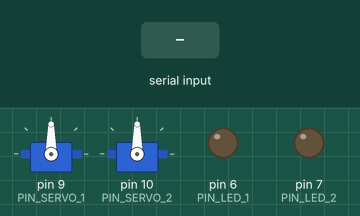
Bench run of a sketch on a simulated Arduino Uno, built with avr-gcc and run on an emulated ATmega328P. On the bench: 2 × servo, output pins drawn as LEDs (lit = HIGH). The test bench sets the inputs (shaded band).

Above: at 1.2 s.
1.3 s: "STOP,150\n" received over Serial
At 2.5 s:
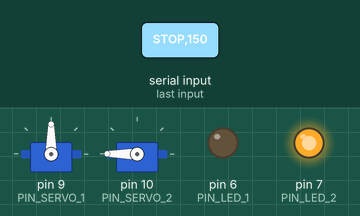
2.8 s: "90,45\n" received over Serial
At 3.7 s:
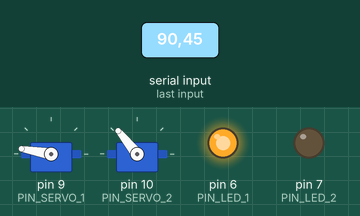
4.3 s: "30,150\n" received over Serial
At 4.9 s:
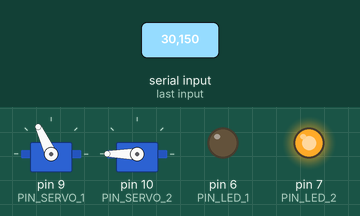
5.8 s: "1,90\n" received over Serial
At 7.0 s:
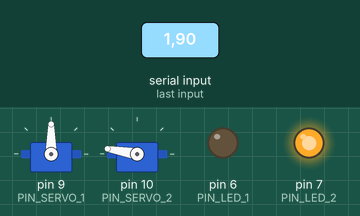
7.3 s: "STOP,1\n" received over Serial
At 8.4 s:
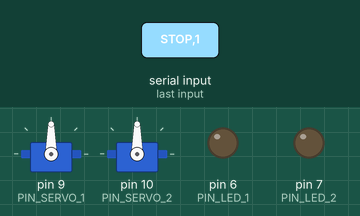
8.8 s: "1,90,45\n" received over Serial
At 9.6 s:
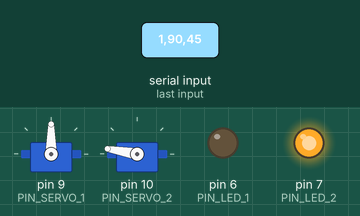
Timing chart, 0 to 11.3 s (numbered marks = the images above; inputs shaded):
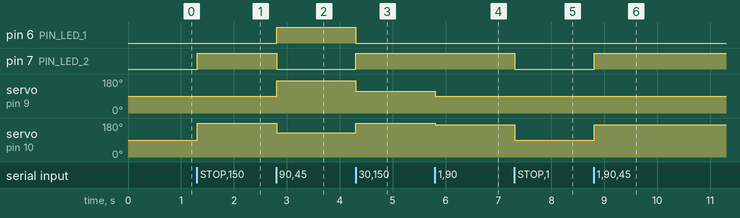

Measured:
- after the input at 1.3 s, pin 7 (PIN_LED_2): LOW → HIGH at once; servo on pin 10 (PIN_SERVO_2): 90° → 180° at once
- after the input at 2.8 s, pin 6 (PIN_LED_1): LOW → HIGH at once; pin 7 (PIN_LED_2): HIGH → LOW at once; servo on pin 9 (PIN_SERVO_1): 90° → 170° at once; servo on pin 10 (PIN_SERVO_2): 180° → 129° at once
- after the input at 4.3 s, pin 6 (PIN_LED_1): HIGH → LOW at once; pin 7 (PIN_LED_2): LOW → HIGH at once; servo on pin 9 (PIN_SERVO_1): 170° → 115° at once; servo on pin 10 (PIN_SERVO_2): 129° → 180° at once
- after the input at 5.8 s, servo on pin 9 (PIN_SERVO_1): 115° → 90° at once; servo on pin 10 (PIN_SERVO_2): 180° → 170° at once
- after the input at 7.3 s, pin 7 (PIN_LED_2): HIGH → LOW at once; servo on pin 10 (PIN_SERVO_2): 170° → 90° at once
- after the input at 8.8 s, pin 7 (PIN_LED_2): LOW → HIGH at once; servo on pin 10 (PIN_SERVO_2): 90° → 170° at once

The sketch:

arduino_carrera_dual.ino
```cpp
// Código de Arduino para la Carrera Dual de Descarbonización (2 Servomotores)
// Autor: Grupo 27 - Visualización de Información

#include <Servo.h>

// Definición de pines PWM recomendados en Arduino Uno / Nano:
// Pin 9  -> Servo 1 (País 1 - Ranura Izquierda)
// Pin 10 -> Servo 2 (País 2 - Ranura Derecha)
const int PIN_SERVO_1 = 9;
const int PIN_SERVO_2 = 10;

// Pines para LEDs indicadores opcionales
const int PIN_LED_1 = 6;
const int PIN_LED_2 = 7;

Servo servoPais1;
Servo servoPais2;

// Calibración de Servos de Rotación Continua (MG90S 360°)
// 90 = Parado
// 95 a 180 = Giro horario proporcional a la velocidad
const int PUNTO_PARADA = 90;
const int VEL_MIN = 93;   // Velocidad mínima apenas se detecta energía limpia
const int VEL_MAX = 180;  // Velocidad máxima (100% renovable)

void setup() {
  Serial.begin(9600);

  servoPais1.attach(PIN_SERVO_1);
  servoPais2.attach(PIN_SERVO_2);

  pinMode(PIN_LED_1, OUTPUT);
  pinMode(PIN_LED_2, OUTPUT);

  // Iniciar ambos detenidos
  pararServos();
}

void loop() {
  if (Serial.available() > 0) {
    String comando = Serial.readStringUntil('\n');
    comando.trim();

    if (comando == "STOP") {
      pararServos();
    } else {
      // El formato recibido es "V1,V2" (ejemplo: "65,30")
      int comaIndex = comando.indexOf(',');
      if (comaIndex > 0) {
        int pctLimpia1 = comando.substring(0, comaIndex).toInt();
        int pctLimpia2 = comando.substring(comaIndex + 1).toInt();

        controlarServo(servoPais1, PIN_LED_1, pctLimpia1);
        controlarServo(servoPais2, PIN_LED_2, pctLimpia2);
      }
    }
  }
}

// Función para mapear el porcentaje de renovables a velocidad de rotación
void controlarServo(Servo &servo, int pinLed, int pctLimpia) {
  if (pctLimpia < 5) {
    // Si la energía renovable es prácticamente nula, el aerogenerador no gira
    servo.write(PUNTO_PARADA);
    digitalWrite(pinLed, LOW);
  } else {
    // Si supera el 50% de matriz limpia, encendemos el LED de transición exitosa
    if (pctLimpia >= 50) {
      digitalWrite(pinLed, HIGH);
    } else {
      digitalWrite(pinLed, LOW);
    }

    // Mapeo proporcional a la velocidad
    int velocidad = map(pctLimpia, 5, 100, VEL_MIN, VEL_MAX);
    servo.write(velocidad);
  }
}

void pararServos() {
  servoPais1.write(PUNTO_PARADA);
  servoPais2.write(PUNTO_PARADA);
  digitalWrite(PIN_LED_1, LOW);
  digitalWrite(PIN_LED_2, LOW);
}
```
